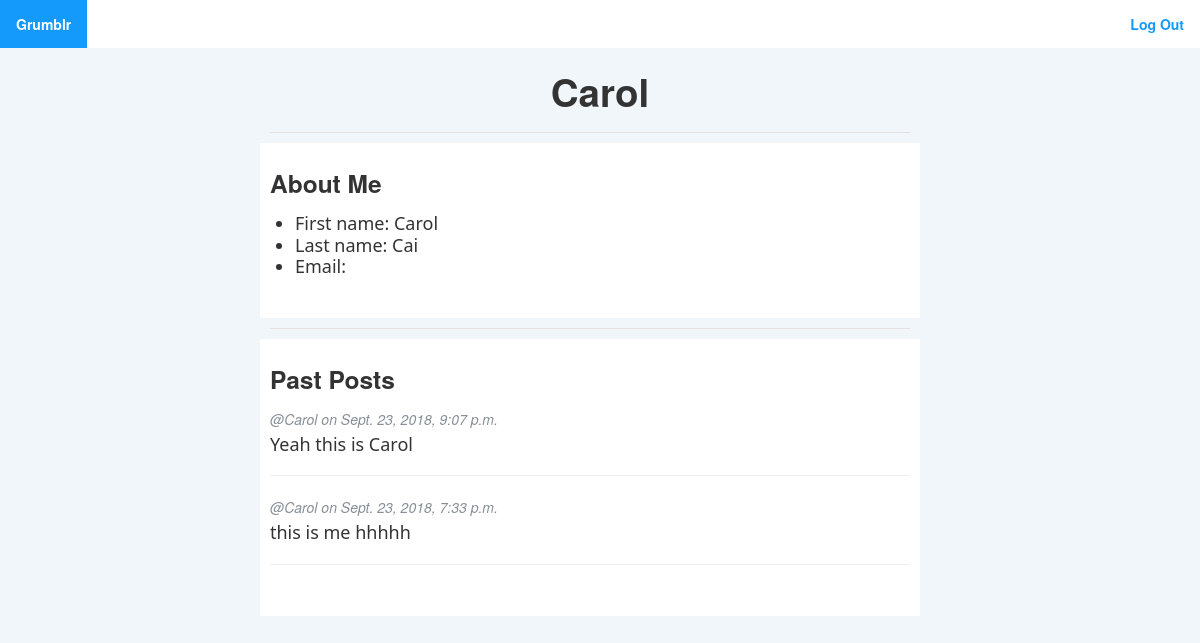
Page /profile/Carol/ (signed in) on the committed database.
### grumblr/models.py (models this page shows, shortened)
class Post(models.Model):
    body = models.CharField(max_length=42)
    author = models.ForeignKey(User, on_delete=models.CASCADE, default=2)
    pub_date = models.DateTimeField('date published')

### grumblr/views.py (the view)
# urls.py: path('profile/<username>/', views.profile, name='profile'),
@login_required
def profile(request, username):
    user = User.objects.get(username = username)
    personal_stream = Post.objects.filter(author = user).order_by('-pub_date')[:5]
    context = {
        "user": user,
        "personal_stream": personal_stream
    }
    return render(request, 'grumblr/profile.html', context)

### grumblr/templates/grumblr/profile.html (shortened to what this page needs)
<!DOCTYPE html>
<html lang="en">
<head>
    {% load static %}
    <link href="{% static '/grumblr/vendor/bootstrap/css/bootstrap.min.css' %}" rel="stylesheet">
    <link rel="stylesheet" type="text/css" href="{% static '/grumblr/css/grumblr.css' %}">
</head>
<body>
<ul     class="mynav">
    <li class="mynav" style="float: left;"> <a href="{% url 'grumblr:home' %}">Grumblr</a></li>
    <li class="mynav" style="float: right;"><a href="{% url 'grumblr:logout' %}">Log Out</a></li>
</ul>
<header class="bg-primary text-white">
    <div class="col-lg-6 max-auto container text-center">
        <h1>{{ user.username }}</h1>
    </div>
</header>
<div class="container">
    <div class="row">
        <div class="col-lg-8 mx-auto">
            <hr class="myhr"/>
        </div>
    </div>
</div>
<section id="info">
    <div class="container">
        <div class="row">
            <div class="col-lg-8 mx-auto" style="background-color: #FFFFFF; border: #FFFFFF solid 10px; border-bottom: #FFFFFF solid 30px">
                <h3>About Me</h3>
                    <ul class="mynormfont">
                        <li>First name:     {{ user.first_name }}   </li>
                        <li>Last name:      {{ user.last_name }}    </li>
                        <li>Email:          {{ user.email }}        </li>
                    </ul>
            </div>
        </div>
    </div>
</section>
<div class="container">
    <div class="row">
        <div class="col-lg-8 mx-auto">
            <hr class="myhr"/>
        </div>
    </div>
</div>
<section id="post">
    <div class="container">
        <div class="row">
            <div class="col-lg-8 mx-auto" style="background-color: #FFFFFF; border: #FFFFFF solid 10px; border-bottom: #FFFFFF solid 30px">
                <h3>Past Posts</h3>
                {% for posts in personal_stream %}
                <div class="post-preview">
                    <p class="post-meta">
                        @{{ posts.author.username }}
                        on {{ posts.pub_date }}
                    </p>
                        <p class="post-subtitle">
                            {{ posts.body }}
                            <br/>
                        </p>
                </div>
                <hr/>
                {% endfor %}
            </div>
        </div>
    </div>
</section>
</body>
</html>

### grumblr/static/grumblr/css/grumblr.css (style rules this page uses)
body { background-color: #f0f6fa; }
.myhr { margin-top:10px; margin-bottom:10px; *margin: 0; border: 0; color: #e1e1e1; background-color: #e1e1e1; height: 1px }
.mynormfont { font-size: 18px; font-family: "Segoe UI", Segoe, serif ; line-height: 120%; font-weight: 400; }
ul.mynormfont>li { line-height: 120%; }
ul.mynav { list-style-type: none; margin: 0; padding: 0; overflow: hidden; background-color: #FFFFFF; margin-bottom: 14px; }
li.mynav a { display: block; color: #139afb; text-align: center; font-weight: bold; padding: 14px 16px; text-decoration: none; }
.col-lg-6 { -ms-flex: 0 0 54.666667%; flex: 0 0 56.666667%; max-width: 54.666667%; }
.col-lg-8 { -ms-flex: 0 0 66.666667%; flex: 0 0 66.666667%; max-width: 66.666667%; }
.mr-auto, .mx-auto { margin-right: auto !important; }
.ml-auto, .mx-auto { margin-left: auto !important; }
.post-preview .post-subtitle { font-weight: 400; margin: -5px 0 10px; font-size: 18px; font-family: "Segoe UI", Segoe, serif ; line-height: 120%; }
.post-preview > .post-meta { font-size: 14px; font-style: italic; margin-top: 0; color: #868e96; }

### rows in the picture
Post: author.username "Carol", pub_date "Sept. 23, 2018, 9:07 p.m.", body "Yeah this is Carol"
Post: author.username "Carol", pub_date "Sept. 23, 2018, 7:33 p.m.", body "this is me hhhhh"

### other values in the picture
{{ user.username }} "Carol"
{{ user.first_name }} "Carol"
{{ user.last_name }} "Cai"
